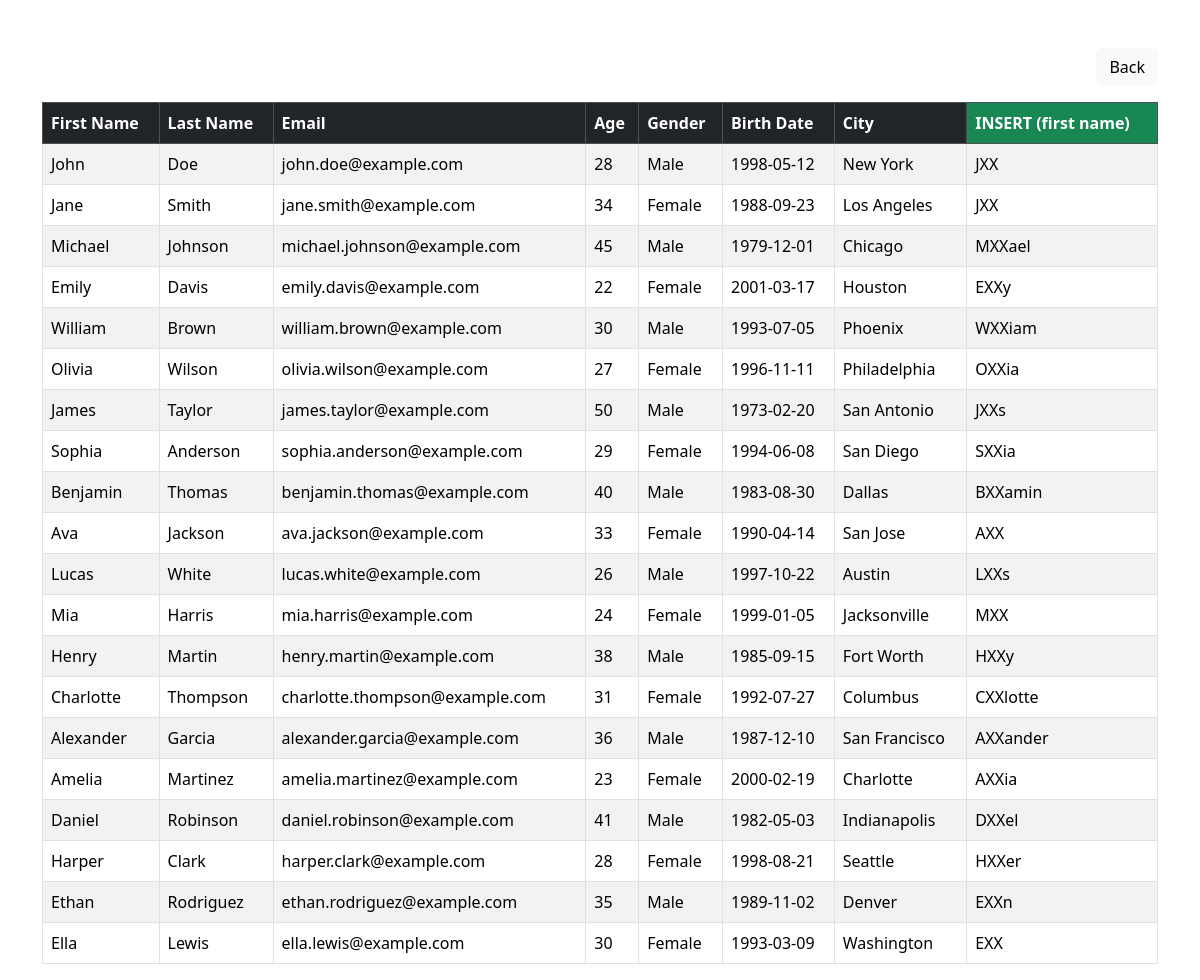
Screenshot of /insert.php with the database file from the repository.
### tables this page shows
CREATE TABLE `peopletbl` (
  `first_name` varchar(50) NOT NULL,
  `last_name` varchar(50) NOT NULL,
  `email` varchar(50) NOT NULL,
  `age` int(5) NOT NULL,
  `gender` varchar(20) NOT NULL,
  `birth_date` date NOT NULL,
  `city` varchar(50) NOT NULL
);

### insert.php (the view, shortened to what this page needs)
<?php
require_once "dbconnection.php";
$sql = "SELECT *, INSERT(first_name, 2, 3, 'XX') AS inserted_name FROM peopletbl";
$result = mysqli_query($conn, $sql);
?>
<!DOCTYPE html>
<html lang="en">
<head>
    <link href="https://cdn.jsdelivr.net/npm/bootstrap@5.3.2/dist/css/bootstrap.min.css" rel="stylesheet">
</head>
<body>
    <div class="container mt-5">
        <div class="d-flex justify-content-end mb-3">
            <a href="index.php" class="btn btn-light">Back</a>
        </div>
        <table class="table table-bordered table-striped">
            <thead class="table-dark">
                <tr>
                    <th>First Name</th>
                    <th>Last Name</th>
                    <th>Email</th>
                    <th>Age</th>
                    <th>Gender</th>
                    <th>Birth Date</th>
                    <th>City</th>
                    <th class="bg-success">INSERT (first name)</th>
                </tr>
            </thead>
            <tbody>
                <?php
                if (mysqli_num_rows($result) > 0) {
                    while ($row = mysqli_fetch_assoc($result)) {
                        echo "<tr>";
                        echo "<td>{$row['first_name']}</td>";
                        echo "<td>{$row['last_name']}</td>";
                        echo "<td>{$row['email']}</td>";
                        echo "<td>{$row['age']}</td>";
                        echo "<td>{$row['gender']}</td>";
                        echo "<td>{$row['birth_date']}</td>";
                        echo "<td>{$row['city']}</td>";
                        echo "<td>{$row['inserted_name']}</td>";
                        echo "</tr>";
                    }
                } else {
                    echo "<tr><td colspan='8'>No records found</td></tr>";
                }
                ?>
            </tbody>
        </table>
    </div>
</body>
</html>

### rows the page displays
peopletbl: first_name "John", last_name "Doe", email "john.doe@example.com", age "28", gender "Male", birth_date "1998-05-12", city "New York", inserted_name "JXX"
peopletbl: first_name "Jane", last_name "Smith", email "jane.smith@example.com", age "34", gender "Female", birth_date "1988-09-23", city "Los Angeles", inserted_name "JXX"
peopletbl: first_name "Michael", last_name "Johnson", email "michael.johnson@example.com", age "45", gender "Male", birth_date "1979-12-01", city "Chicago", inserted_name "MXXael"
peopletbl: first_name "Emily", last_name "Davis", email "emily.davis@example.com", age "22", gender "Female", birth_date "2001-03-17", city "Houston", inserted_name "EXXy"
peopletbl: first_name "William", last_name "Brown", email "william.brown@example.com", age "30", gender "Male", birth_date "1993-07-05", city "Phoenix", inserted_name "WXXiam"
peopletbl: first_name "Olivia", last_name "Wilson", email "olivia.wilson@example.com", age "27", gender "Female", birth_date "1996-11-11", city "Philadelphia", inserted_name "OXXia"
peopletbl: first_name "James", last_name "Taylor", email "james.taylor@example.com", age "50", gender "Male", birth_date "1973-02-20", city "San Antonio", inserted_name "JXXs"
peopletbl: first_name "Sophia", last_name "Anderson", email "sophia.anderson@example.com", age "29", gender "Female", birth_date "1994-06-08", city "San Diego", inserted_name "SXXia"
peopletbl: first_name "Benjamin", last_name "Thomas", email "benjamin.thomas@example.com", age "40", gender "Male", birth_date "1983-08-30", city "Dallas", inserted_name "BXXamin"
peopletbl: first_name "Ava", last_name "Jackson", email "ava.jackson@example.com", age "33", gender "Female", birth_date "1990-04-14", city "San Jose", inserted_name "AXX"
peopletbl: first_name "Lucas", last_name "White", email "lucas.white@example.com", age "26", gender "Male", birth_date "1997-10-22", city "Austin", inserted_name "LXXs"
peopletbl: first_name "Mia", last_name "Harris", email "mia.harris@example.com", age "24", gender "Female", birth_date "1999-01-05", city "Jacksonville", inserted_name "MXX"
peopletbl: first_name "Henry", last_name "Martin", email "henry.martin@example.com", age "38", gender "Male", birth_date "1985-09-15", city "Fort Worth", inserted_name "HXXy"
peopletbl: first_name "Charlotte", last_name "Thompson", email "charlotte.thompson@example.com", age "31", gender "Female", birth_date "1992-07-27", city "Columbus", inserted_name "CXXlotte"
peopletbl: first_name "Alexander", last_name "Garcia", email "alexander.garcia@example.com", age "36", gender "Male", birth_date "1987-12-10", city "San Francisco", inserted_name "AXXander"
peopletbl: first_name "Amelia", last_name "Martinez", email "amelia.martinez@example.com", age "23", gender "Female", birth_date "2000-02-19", city "Charlotte", inserted_name "AXXia"
peopletbl: first_name "Daniel", last_name "Robinson", email "daniel.robinson@example.com", age "41", gender "Male", birth_date "1982-05-03", city "Indianapolis", inserted_name "DXXel"
peopletbl: first_name "Harper", last_name "Clark", email "harper.clark@example.com", age "28", gender "Female", birth_date "1998-08-21", city "Seattle", inserted_name "HXXer"
peopletbl: first_name "Ethan", last_name "Rodriguez", email "ethan.rodriguez@example.com", age "35", gender "Male", birth_date "1989-11-02", city "Denver", inserted_name "EXXn"
peopletbl: first_name "Ella", last_name "Lewis", email "ella.lewis@example.com", age "30", gender "Female", birth_date "1993-03-09", city "Washington", inserted_name "EXX"
